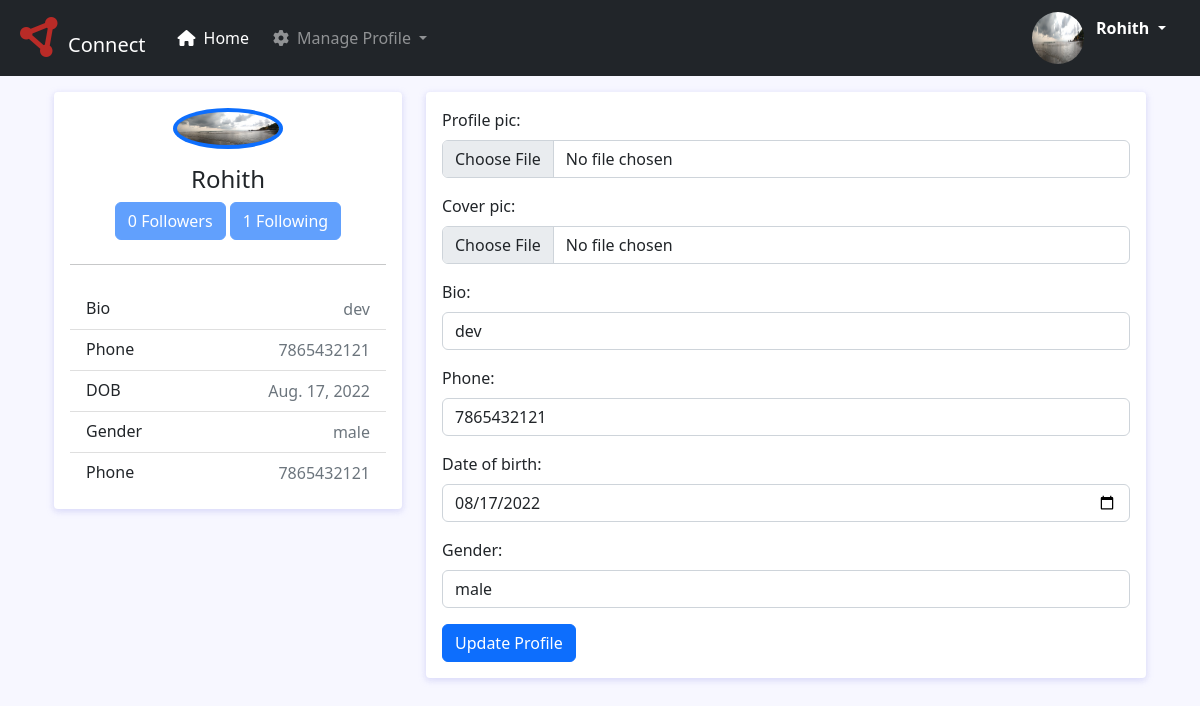
The app's page /users/profile/change/23 (signed in) with its own data.
### blogapp/models.py (models this page shows, shortened)
class UserProfile(models.Model):
    Phone_regex=RegexValidator(r'[0-9]{10}')
    profile_pic=models.ImageField(upload_to="profilepics",null=True)
    cover_pic=models.ImageField(upload_to="coverpics",null=True)
    bio=models.CharField(max_length=120)
    phone=models.CharField(max_length=10,validators=[Phone_regex])
    date_of_birth=models.DateField(null=True)
    options=(
        ("male","male"),
        ("female","female"),
        ("other","other")
    )
    gender=models.CharField(max_length=10,choices=options,default="male")
    user=models.OneToOneField(User,on_delete=models.CASCADE,related_name="users")
    following=models.ManyToManyField(User,related_name="followings",blank=True)
    saved_posts=models.ManyToManyField('Blogs',blank='True')
    joined_date=models.DateField(auto_now_add=True,null=True)
    @property
    def fetch_followings(self):
        return self.following.all()
    @property
    def fetch_following_count(self):
        return self.fetch_followings.count()
    @property
    def get_followers(self):
        all_users_profile = UserProfile.objects.all()
        my_followers=[]
        for profile in all_users_profile:
            if self.user in profile.fetch_followings:
                my_followers.append(profile)
        return my_followers
    @property
    def my_follower_count(self):
        return len(self.get_followers)

### blogapp/views.py (the view, shortened to what this page needs)
# urls.py: path("users/profile/change/<int:user_id>", views.UpdateProfileView.as_view(), name="profile-update"),
@method_decorator(signin_required,name="dispatch")
class UpdateProfileView(UpdateView):
    model=UserProfile
    form_class=UserProfileForm
    template_name = "profile-update.html"
    success_url = reverse_lazy("view-myprofile")
    pk_url_kwarg = "user_id"

### blogapp/forms.py
class UserProfileForm(ModelForm):
    class Meta:
        model=UserProfile
        exclude=("user","following","saved_posts")
        widgets={
            "date_of_birth":forms.DateInput(attrs={"class":"form-control","type":"date"}),
            "bio":forms.TextInput(attrs={"class":"form-control"}),
            "phone":forms.TextInput(attrs={"class":"form-control"}),
            "profile_pic": forms.FileInput(attrs={"class": "form-control"}),
            "cover_pic": forms.FileInput(attrs={"class": "form-control"}),
            "gender":forms.Select(attrs={"class":"form-control"}),
        }

### blogapp/views.py (called while the page is built)
def signin_required(func):
    def wrapper(request,*args,**kwargs):
        if request.user.is_authenticated:
            return func(request,*args,**kwargs)
        else:
            messages.error(request, "Access denied  you must login !")
            return redirect("signin")
    return wrapper

### blogapp/templates/profile-update.html (shortened to what this page needs)
{%extends 'profile-basepage.html'%}
{%block body_block%}
<form action="" method="post" enctype="multipart/form-data">
	{{form.as_p}}
	<button type="submit" class="btn btn-primary">Update Profile</button>
</form>
{%endblock%}

### blogapp/templates/profile-basepage.html (shortened to what this page needs)
<!DOCTYPE html>
{%load static%}
<html lang="en">
<head>
    <link href="https://cdn.jsdelivr.net/npm/bootstrap@4.4.1/dist/css/bootstrap.min.css" rel="stylesheet">
<link href="https://cdn.jsdelivr.net/npm/bootstrap@5.2.0/dist/css/bootstrap.min.css" rel="stylesheet">
</head>
<body>
<nav class="navbar sticky-top navbar-expand-lg  navbar-dark bg-dark">
  <div class="container-fluid">
    <a class="navbar-brand" href="#">
     <i class="fa-solid fa-circle-nodes fa-2x mr-2 ml-2" style="color:#b92b27"></i>Connect</a>
    <div class="collapse navbar-collapse" id="navbarSupportedContent">
        <ul class="navbar-nav  mb-2 mb-lg-0">
        <li class="nav-item">
          <a class="nav-link active" aria-current="page" href="{%url 'home'%}"><i class="fa-solid fa-house mr-2 ml-2"></i>Home</a>
        </li>
          <li class="nav-item dropdown navbar-nav">
          <a class="nav-link dropdown-toggle" href="#" role="button" data-bs-toggle="dropdown" aria-expanded="false">
            <i class="fa-solid fa-gear ml-2 mr-2"></i>Manage Profile
          </a>
        </li>
        </ul>
      <ul class="navbar-nav ms-auto mb-2 mb-lg-0">
          {%if request.user.users.profile_pic%}
          <li class="nav-item">
          <div class="d-flex flex-column align-items-right text-center" >
              <a href="{%url 'pro-pic-update' request.user.users.id%}">
                    <img src="{{request.user.users.profile_pic.url}}" alt="..." class="rounded-circle p-1" style="width:60px;height:60px;">
              </a>
          </div>
          </li>
          {%endif%}
         <li class="nav-item dropdown" style="width:100px;">
          <a class="nav-link dropdown-toggle text-capitalize active" href="#" role="button" data-bs-toggle="dropdown" aria-expanded="false">
            <strong>{{request.user}}</strong>
          </a>
        </li>
      </ul>
    </div>
  </div>
</nav>
<div class="container">
<div class="container mt-3">
		<div class="main-body">
			<div class="row">
				<div class="col-lg-4">
					<div class="card">
						<div class="card-body">
							<div class="d-flex flex-column align-items-center text-center">
								{%if request.user.users.profile_pic%}
									<img src="{{request.user.users.profile_pic.url}}" alt="Admin" class="rounded-circle p-1 bg-primary" width="110">
                                {%else%}
                                    <img src="{%static 'images/default-profile.png'%}" alt="Admin" class="rounded-circle p-1 bg-primary" width="110">
								{%endif%}
								<div class="mt-3">
									<h4 class="text-capitalize">{{request.user}}</h4>
									<button class="btn btn-primary" disabled>{{request.user.users.my_follower_count}} Followers</button>
									<button class="btn btn-primary" disabled>{{request.user.users.fetch_following_count}} Following</button>
								</div>
							</div>
							<hr class="my-4">
							<ul class="list-group list-group-flush">
								<li class="list-group-item d-flex justify-content-between align-items-center flex-wrap">
									<h6 class="mb-0">Bio</h6>
									<span class="text-secondary">{{request.user.users.bio}}</span>
								</li>
								<li class="list-group-item d-flex justify-content-between align-items-center flex-wrap">
									<h6 class="mb-0">Phone</h6>
									<span class="text-secondary">{{request.user.users.phone}}</span>
								</li>
								<li class="list-group-item d-flex justify-content-between align-items-center flex-wrap">
									<h6 class="mb-0">DOB</h6>
									<span class="text-secondary">{{request.user.users.date_of_birth}}</span>
								</li>
								<li class="list-group-item d-flex justify-content-between align-items-center flex-wrap">
									<h6 class="mb-0">Gender</h6>
									<span class="text-secondary">{{request.user.users.gender}}</span>
								</li>
								<li class="list-group-item d-flex justify-content-between align-items-center flex-wrap">
									<h6 class="mb-0">Phone</h6>
									<span class="text-secondary">{{request.user.users.phone}}</span>
								</li>
							</ul>
						</div>
					</div>
				</div>
				<div class="col-lg-8">
					<div class="card">
						<div class="card-body">
							{%block body_block%}
							{%endblock%}
						</div>
					</div>
				</div>
			</div>
		</div>
	</div>
</div>
</body>
</html>

### blogapp/templates/profile-basepage.html (style rules this page uses)
body { background: #f7f7ff; margin-top:20px; margin:0; }
.card { position: relative; display: flex; flex-direction: column; min-width: 0; word-wrap: break-word; background-color: #fff; background-clip: border-box; border: 0 solid transparent; border-radius: .25rem; margin-bottom: 1.5rem; box-shadow: 0 2px 6px 0 rgb(218 218 253 / 65%), 0 2px 6px 0 rgb(206 206 238 / 54%); }

### records on screen
UserProfile: bio "dev", phone "7865432121", date_of_birth "08/17/2022", gender "male"

### other values on screen
{{ request.user }} "Rohith"
{{ request.user.users.my_follower_count }} "0"
{{ request.user.users.fetch_following_count }} "1"
{{ request.user.users.bio }} "dev"
{{ request.user.users.phone }} "7865432121"
{{ request.user.users.date_of_birth }} "Aug. 17, 2022"
{{ request.user.users.gender }} "male"
